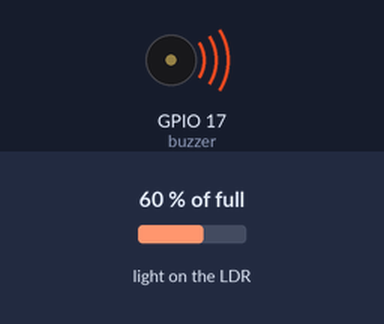
Simulated run of this program. Board: Raspberry Pi (BCM pin numbers). Shown: buzzer (waves = sounding). The inputs (shaded band) are chosen by the test bench; at power-on: light on the LDR 60 % of full. What the program prints to the terminal is not drawn.

Above: at 1.5 s.
At 6.5 s:
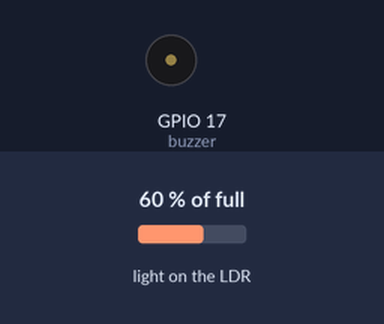
Timing chart, 0 to 8.8 s (numbered marks = the images above):
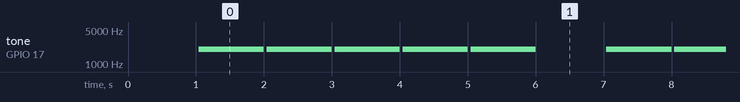

The program:

ldr_buzzer_sms__1_.py
```python
#ldr_buzzer_sms.py
from gpiozero import LightSensor,PWMOutputDevice
from time import sleep

def main():
    try:
        ldr_pin = 4 # GPIO 4
        ldr = LightSensor(ldr_pin)
        buzzer_pin = 17 # GPIO 17
        buzzer = PWMOutputDevice(buzzer_pin,initial_value=0.0, frequency = 2000) # Change to modify sound
        sleep(1)
        while True:
            print("ldr.value = " + str(ldr.value))
            if ldr.value < 0.9:
                print("Light Blocked")
                buzzer.pulse()
                sleep(5)
                buzzer.off()
            else:
                print("Light Not Blocked")
            sleep(1)
    except KeyboardInterrupt:
        print("Exiting...")
    finally:
        ldr.close()
        buzzer.close()
main()
```

Measured:
- by itself, tone on GPIO 17 (buzzer): repeats every 6.0 s: 4 × (silent 0.04 s, 2000 Hz 0.96 s), silent 1.0 s, 2000 Hz 0.96 s
